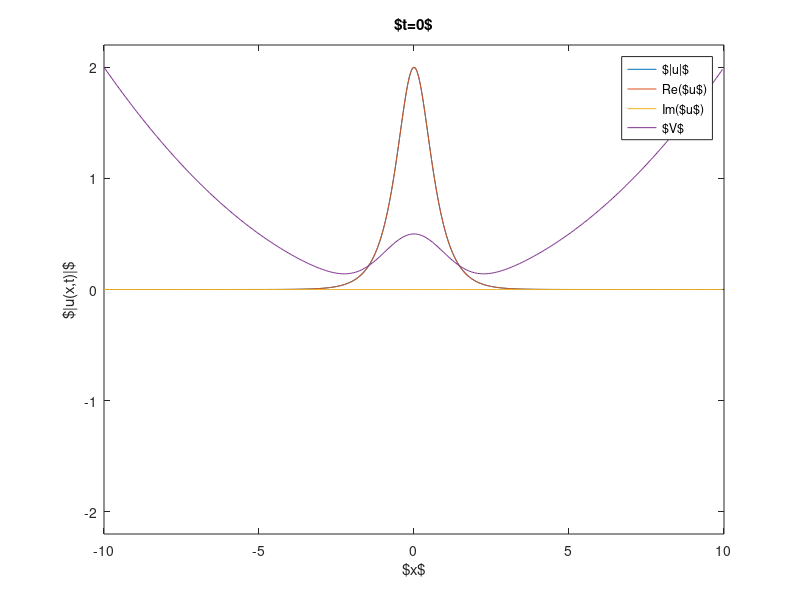

Recreate this plot in MATLAB. (Note: this script raises an error after producing the figure.)
%%%%%%%%%%%%%%%%%%%%%%%%%%%%%%%%%%%%%%%%%%%%%%%%%%%%%%%%%%%%%%%%%%%
% NLS_FD_RK4.m:
% Integrate (finite differences in space and RK4 in time) the NLS: 
%    i u_t = -(1/2) u_xx + g*|u|^2 u + V(x)*u 
% Ricardo Carretero, Panos Kevrekidis, Dimitri Frantzeskakis, 2024.
% Code available at: 
%    http://nonlinear.sdsu.edu/~carreter/NonlinearWavesBook/
%%%%%%%%%%%%%%%%%%%%%%%%%%%%%%%%%%%%%%%%%%%%%%%%%%%%%%%%%%%%%%%%%%%

g=-1;                % g = 1 is defocusing and g =-1 is focusing
N=401;               % number of mesh points
L=-10; R=10;         % Left and right bounds of interval
x=linspace(L,R,N)';  % discrete space
x=x(1:end-1);N=N-1;  % adjust for periodic BCs
dx=x(2)-x(1);        % mesh size

A=2; c=0; x0=0*2.3;                 % Amplitude, vel. & position 
u0=A*sech(A*(x-x0)).*exp(1i*c*x);   % initial condition (IC)
u=u0; allu=u; t=0; allt=t; isave=1; % store solution and time

%Potential:
Omega=1*0.2;
Vp=0.5*Omega^2*x.^2;                     % parabolic
H=1*0.5;w=1;Vg=H*exp(-x.^2./(2*w^2));    % Gaussian
V=Vp+Vg;

maxtime=40; dt=0.001;               % final time and time step
nsave=200; ndisp=20;                % snapshots to save/display
maxstep=round(maxtime/dt); 
stopdisp=round(maxstep/ndisp); 
stopsave=round(maxstep/nsave); 
if(dt>sqrt(2)*dx^2/2) error('Probably need a smaller dt!'); end; 

figure(1); clf; 
t=0;
plot(x,abs(u),x,real(u),'-',x,imag(u),'-',x,V,'-')
axis([L R -1.1*A 1.1*A]); 
xlabel('$x$')
ylabel('$|u(x,t)|$')
title(['$t=',num2str(t),'$']);
legend('$|u|$','Re($u$)','Im($u$)','$V$'); drawnow;
fprintf('Press any key to continue...\n');pause

fprintf('Let us do Newton iterations...\n');
rng('default');          % reset random generator
pert=0.0;                % size of perturbation
up=u0+pert*(rand(N,1)-0.5)+1i*pert*(rand(N,1)-0.5); % perturb IC
U=[real(up); imag(up)];  % initial guess for Newton
w=A^2/2;                 %temporal freq
itmax=15;
NLS_newton1D_complex
u=interp1(x,u,x-0.01,'spline');u(isnan(u))=0; %Displace
u00=u;
Maxu=max(abs(u));

figure(1);
plot(x,abs(u),x,real(u),'-',x,imag(u),'-',x,V,'-')
axis([L R -1.1*Maxu 1.1*Maxu]); 
xlabel('$x$')
ylabel('$|u(x,t)|$')
title(['$t=',num2str(t),'$']);
legend('$|u|$','Re($u$)','Im($u$)','$V$'); drawnow;
fprintf('Press any key to continue...\n');pause

for k=1:maxstep                     % main (time) loop
 t=t+dt; 
 u = ODE_RK4(u,N,g,V,dx,dt);        % update using FD+RK4

 if (round(k/stopsave)==k/stopsave) % Save progress of integration
  isave=isave+1; 
  allt=[allt,t]; 
  allu(:,isave) = u; 
 end
 if (round(k/stopdisp)==k/stopdisp) % Plotting progress
  plot(x,abs(u),x,real(u),'-',x,imag(u),'-',x,V,'-')
  axis([L R -1.1*Maxu 1.1*Maxu]); 
  xlabel('$x$')
  ylabel('$|u(x,t)|$')
  title(['$t=',num2str(t),'$']);
  legend('$|u|$','Re($u$)','Im($u$)','$V$'); drawnow;
  %fprintf('Press any key to continue...\n');pause
  drawnow
 end
end
